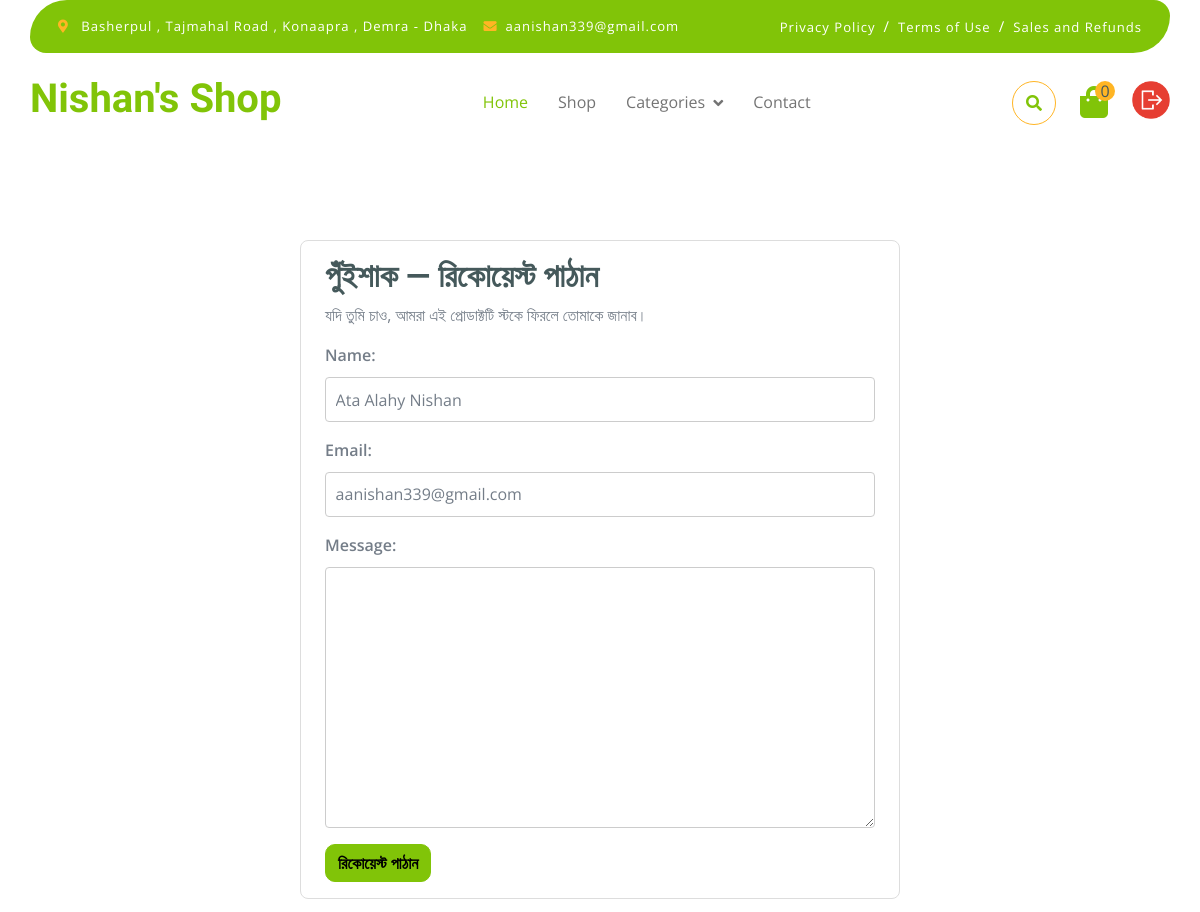
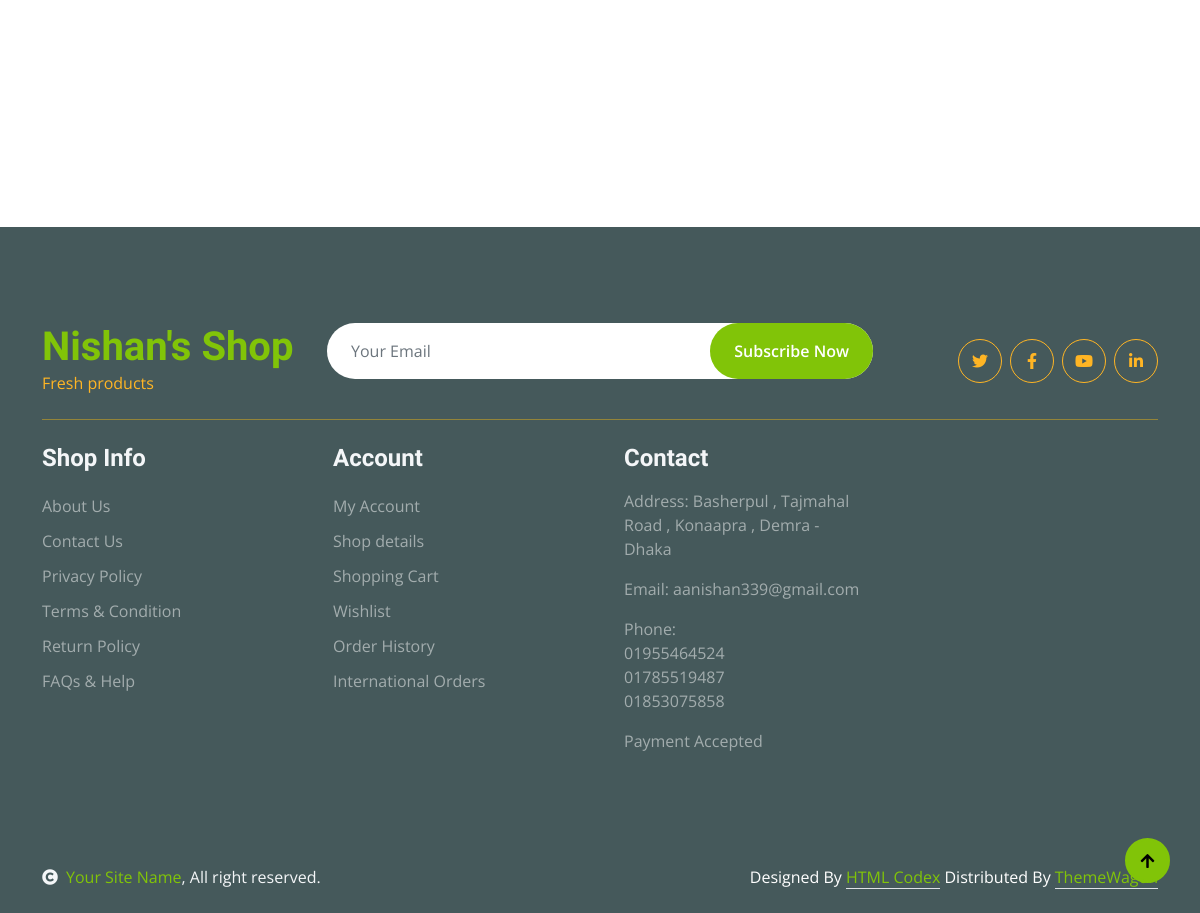
Page /product/request/a3f05f03-5ecf-461e-a71e-1cc82fde8793/ (signed in) on the committed database (2 pictures, top to bottom).
### about/models.py (models this page shows, shortened)
class AboutShop(models.Model):
    name = models.CharField(max_length = 100)
    logo = CloudinaryField(folder = "fruitable/shop_logo" , blank = True , null = True)
    phone = models.CharField(max_length = 110 , help_text = "If you've multiple phone number , separate them via comma(,)")
    location = models.CharField(max_length = 200)
    email = models.EmailField(unique = True)
    terms_and_conditions = SummernoteTextField(blank = True)
    established_at = models.DateField()
    created_at = models.DateTimeField(default = now)
    class Meta:
        ordering = ["-created_at"]
        verbose_name = "Shop Info"
        verbose_name_plural = verbose_name

### product/models.py (models this page shows, shortened)
class Product(models.Model):
    id = models.UUIDField(primary_key = True , default = uuid.uuid4 , editable = False)
    name = models.CharField(max_length = 100)
    category = models.ManyToManyField(Category)
    image = CloudinaryField(folder = 'fruitable/product' , blank = True , null = True)
    price = models.DecimalField(decimal_places = 2 , max_digits = 8)
    stock = models.PositiveIntegerField()
    unit = models.CharField(choices = UNIT , default = "Kg")
    is_active = models.BooleanField(default = False)
    description = SummernoteTextField(blank = True)
    date = models.DateTimeField(default = now)
    class Meta:
        ordering = ["-date"]

class ProductRequest(models.Model):
    id = models.UUIDField(primary_key = True , default = uuid.uuid4 , editable = False)
    user = models.ForeignKey(User , on_delete = models.SET_NULL , blank = True , null = True)
    name = models.CharField(max_length = 100 , blank = True , null = True)
    email = models.EmailField(blank = True , null = True)
    product = models.ForeignKey(Product , on_delete = models.CASCADE)
    message = models.TextField(blank = True , null = True)
    date = models.DateTimeField(default = now)
    class Meta:
        ordering = ["-date" , "user"]

### session/models.py (models this page shows, shortened)
class CustomUser(AbstractUser):
    username = models.CharField(max_length = 150 , blank = True , null = True , unique = True)
    image = CloudinaryField("image" , folder = "fruitable/user_image" , blank = True , null = True)
    email = models.EmailField(unique = True , blank = True , null = True)
    phone = models.CharField(max_length = 11 , blank = True , null = True , unique = True)
    USERNAME_FIELD = 'username'
    REQUIRED_FIELDS = ["first_name","last_name","phone",]
    def get_full_name(self):
        return f'{self.first_name} {self.last_name}'
    class Meta:
        verbose_name = 'User'
        verbose_name_plural = 'Users'

### product/views.py (the view)
# urls.py: path('request/<str:id>/' , Request , name = 'request-product'),
@ProductRequired
def Request(request , id , product):
    user = get_user(request)
    if product.stock > 0:
        messages.info(request , "The product is in stock")
        return redirect("product-detail",product.id)
    if request.method == 'POST':
        form = RequestForm(data = request.POST)
        user = get_user(request)
        if form.is_valid():
            new_request = form.save(commit = False)
            if user:
                new_request.user = user
            else:
                name = form.cleaned_data.get("name")
                email = form.cleaned_data.get("email")
                new_request.name = name
                new_request.email = email
            new_request.product = product
            new_request.save()
            messages.success(request , "Thanks for request us")
            return redirect("shop")
    else:
        form = RequestForm(initial = {"name":request.user.get_full_name(),"email":request.user.email} if request.user.is_authenticated else None)
    return render(request , "request.html" , {"form":form , "product":product})

### product/templates/request.html (shortened to what this page needs)
{% extends 'index.html' %}
{% load static %}
{% block head %}
<link rel="stylesheet" href="{% static 'css/request.css'%}">
{% endblock head %}
{% block body %}
<div class="form-container">
    <h2>{{ product.name }} — রিকোয়েস্ট পাঠান</h2>
    <p>যদি তুমি চাও, আমরা এই প্রোডাক্টটি স্টকে ফিরলে তোমাকে জানাব।</p>
    <form method="POST">
        {% for field in form %}
            <div class="form-row">
                <label for="name">{{field.label_tag}}</label>
                {{field}}
            </div>
        {% endfor %}
      <button type="submit" class="btn btn-primary">রিকোয়েস্ট পাঠান</button>
    </form>
</div>
{% endblock body %}

### product/templates/index.html (shortened to what this page needs)
<!DOCTYPE html>
<html lang="en">
    {% load static %}
    <head>
        {% block head %}
        {% endblock head %}
        <link rel="stylesheet" href="https://use.fontawesome.com/releases/v5.15.4/css/all.css"/>
        <link href="https://cdn.jsdelivr.net/npm/bootstrap-icons@1.4.1/font/bootstrap-icons.css" rel="stylesheet">
        <link href="{% static 'lib/lightbox/css/lightbox.min.css' %}" rel="stylesheet">
        <link href="{% static 'lib/owlcarousel/assets/owl.carousel.min.css' %}" rel="stylesheet">
        <link href="{% static 'css/bootstrap.min.css' %}" rel="stylesheet">
        <link href="{% static 'css/message.css' %}" rel="stylesheet">
        <link href="{% static 'css/style.css' %}" rel="stylesheet">
    </head>
    <body>
        <div class="container-fluid fixed-top">
            <div class="container topbar bg-primary d-none d-lg-block">
                <div class="d-flex justify-content-between">
                    <div class="top-info ps-2">
                        <small class="me-3"><i class="fas fa-map-marker-alt me-2 text-secondary"></i> <a href="#" class="text-white">{{about.location}}</a></small>
                        <small class="me-3"><i class="fas fa-envelope me-2 text-secondary"></i><a href="#" class="text-white">{{about.email}}</a></small>
                    </div>
                    <div class="top-link pe-2">
                        <a href="#" class="text-white"><small class="text-white mx-2">Privacy Policy</small>/</a>
                        <a href="#" class="text-white"><small class="text-white mx-2">Terms of Use</small>/</a>
                        <a href="#" class="text-white"><small class="text-white ms-2">Sales and Refunds</small></a>
                    </div>
                </div>
            </div>
            <div class="container px-0">
                <nav class="navbar navbar-light bg-white navbar-expand-xl">
                    <a href="index.html" class="navbar-brand"><h1 class="text-primary display-6">{{about.name}}</h1></a>
                    <div class="collapse navbar-collapse bg-white" id="navbarCollapse">
                        <div class="navbar-nav mx-auto">
                            <a href="{% url 'home' %}" class="nav-item nav-link active">Home</a>
                            <a href="{% url 'shop' %}" class="nav-item nav-link">Shop</a>
                            <div class="nav-item dropdown">
                                {% if categories %}
                                    <a href="#" class="nav-link dropdown-toggle" data-bs-toggle="dropdown">Categories</a>
                                {% endif %}
                            </div>
                            <a href="contact.html" class="nav-item nav-link">Contact</a>
                        </div>
                        <div class="d-flex m-3 me-0">
                            <button class="btn-search btn border border-secondary btn-md-square rounded-circle bg-white me-4" data-bs-toggle="modal" data-bs-target="#searchModal"><i class="fas fa-search text-primary"></i></button>
                            <a href="{% url 'cart' %}" class="position-relative me-4 my-auto">
                                <i class="fa fa-shopping-bag fa-2x"></i>
                                <span class="position-absolute bg-secondary rounded-circle d-flex align-items-center justify-content-center text-dark px-1" style="top: -5px; left: 15px; height: 20px; min-width: 20px;">{{total}}</span>
                            </a>
                            {% if request.user.is_authenticated %}
                                <a href="{% url 'logout' %}">
                                    <img src="{% static 'img/logout.png' %}" style="height:38px;">
                                </a>
                            {% else %}
                                <a href="#" class="my-auto">
                                    <i class="fas fa-user fa-2x"></i>
                                </a>
                            {% endif %}
                        </div>
                    </div>
                </nav>
            </div>
        </div>
        {% block body %}{% endblock body %}
        <div class="container-fluid bg-dark text-white-50 footer pt-5 mt-5">
            <div class="container py-5">
                <div class="pb-4 mb-4" style="border-bottom: 1px solid rgba(226, 175, 24, 0.5) ;">
                    <div class="row g-4">
                        <div class="col-lg-3">
                            <a href="#">
                                <h1 class="text-primary mb-0">{{about.name}}</h1>
                                <p class="text-secondary mb-0">Fresh products</p>
                            </a>
                        </div>
                        <div class="col-lg-6">
                            <div class="position-relative mx-auto">
                                <input class="form-control border-0 w-100 py-3 px-4 rounded-pill" type="number" placeholder="Your Email">
                                <button type="submit" class="btn btn-primary border-0 border-secondary py-3 px-4 position-absolute rounded-pill text-white" style="top: 0; right: 0;">Subscribe Now</button>
                            </div>
                        </div>
                        <div class="col-lg-3">
                            <div class="d-flex justify-content-end pt-3">
                                <a class="btn  btn-outline-secondary me-2 btn-md-square rounded-circle" href=""><i class="fab fa-twitter"></i></a>
                                <a class="btn btn-outline-secondary me-2 btn-md-square rounded-circle" href=""><i class="fab fa-facebook-f"></i></a>
                                <a class="btn btn-outline-secondary me-2 btn-md-square rounded-circle" href=""><i class="fab fa-youtube"></i></a>
                                <a class="btn btn-outline-secondary btn-md-square rounded-circle" href=""><i class="fab fa-linkedin-in"></i></a>
                            </div>
                        </div>
                    </div>
                </div>
                <div class="row g-5">
                    <div class="col-lg-3 col-md-6">
                        <div class="d-flex flex-column text-start footer-item">
                            <h4 class="text-light mb-3">Shop Info</h4>
                            <a class="btn-link" href="">About Us</a>
                            <a class="btn-link" href="{% url 'contact' %}">Contact Us</a>
                            <a class="btn-link" href="">Privacy Policy</a>
                            <a class="btn-link" href="">Terms & Condition</a>
                            <a class="btn-link" href="">Return Policy</a>
                            <a class="btn-link" href="">FAQs & Help</a>
                        </div>
                    </div>
                    <div class="col-lg-3 col-md-6">
                        <div class="d-flex flex-column text-start footer-item">
                            <h4 class="text-light mb-3">Account</h4>
                            <a class="btn-link" href="">My Account</a>
                            <a class="btn-link" href="">Shop details</a>
                            <a class="btn-link" href="">Shopping Cart</a>
                            <a class="btn-link" href="">Wishlist</a>
                            <a class="btn-link" href="">Order History</a>
                            <a class="btn-link" href="">International Orders</a>
                        </div>
                    </div>
                    <div class="col-lg-3 col-md-6">
                        <div class="footer-item">
                            <h4 class="text-light mb-3">Contact</h4>
                            <p>Address: {{about.location}}</p>
                            <p>Email: {{about.email}}</p>
                            <p>Phone:</br>{% for phone in phones %} {{phone}} </br>{% endfor %}</p>
                            <p>Payment Accepted</p>
                        </div>
                    </div>
                </div>
            </div>
        </div>
        <div class="container-fluid copyright bg-dark py-4">
            <div class="container">
                <div class="row">
                    <div class="col-md-6 text-center text-md-start mb-3 mb-md-0">
                        <span class="text-light"><a href="#"><i class="fas fa-copyright text-light me-2"></i>Your Site Name</a>, All right reserved.</span>
                    </div>
                    <div class="col-md-6 my-auto text-center text-md-end text-white">
                        Designed By <a class="border-bottom" href="https://htmlcodex.com">HTML Codex</a> Distributed By <a class="border-bottom" href="https://themewagon.com">ThemeWagon</a>
                    </div>
                </div>
            </div>
        </div>
        <a href="#" class="btn btn-primary border-3 border-primary rounded-circle back-to-top"><i class="fa fa-arrow-up"></i></a>
    </body>
</html>

### rows in the picture
AboutShop: location "Basherpul , Tajmahal Road , Konaapra , Demra - Dhaka", email "aanishan339@gmail.com", name "Nishan's Shop"
Product: name "পুঁইশাক"
CustomUser: form "aanishan339@gmail.com"

### other values in the picture
{{ total }} "0"
{{ field.label_tag }} "Name:" "Email:" "Message:"
{{ phone }} "01955464524" "01785519487" "01853075858"
